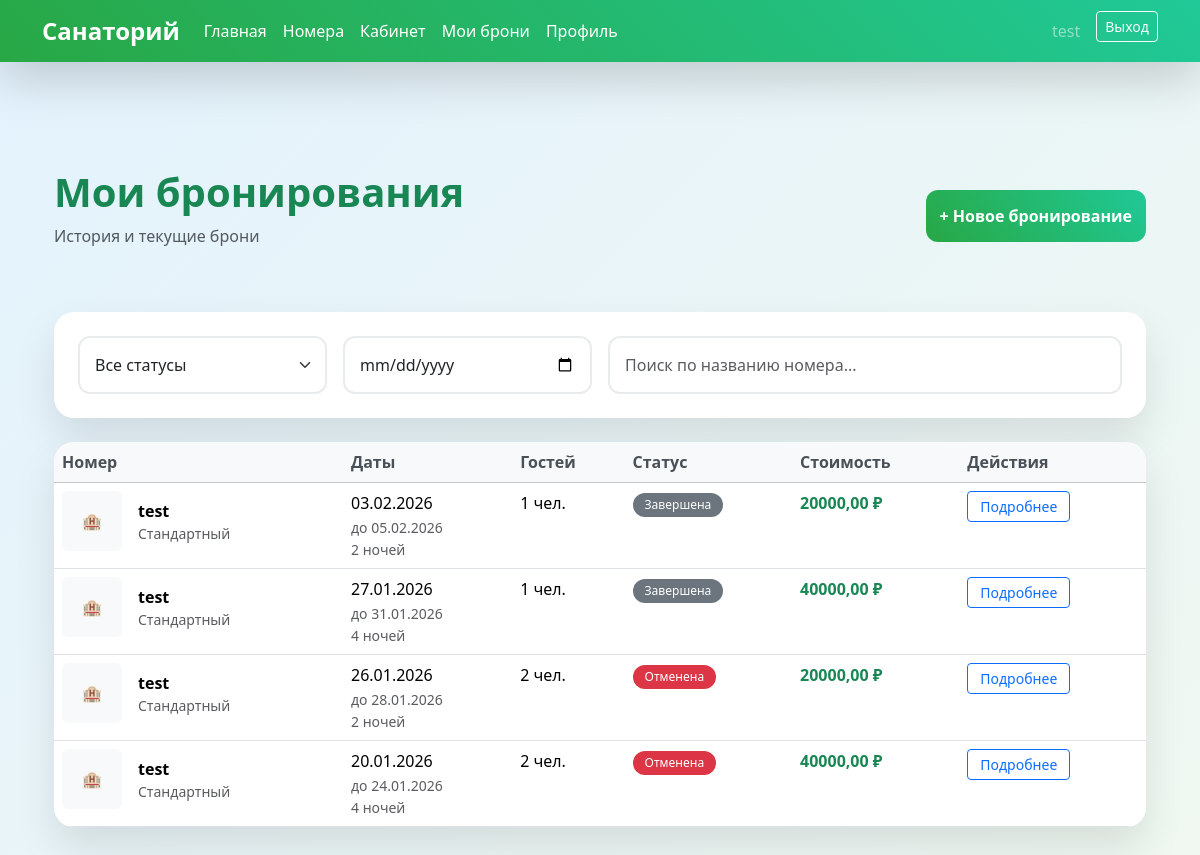
The app's page /accounts/booking/list/ (signed in) with its own data.
### accounts/models.py (models this page shows, shortened)
class Booking(models.Model):
    STATUS_CHOICES = [
        ('pending', 'Ожидает подтверждения'),
        ('confirmed', 'Подтверждена'),
        ('cancelled', 'Отменена'),
        ('completed', 'Завершена'),
    ]
    user = models.ForeignKey(User, on_delete=models.CASCADE, related_name='bookings')
    room = models.ForeignKey(Room, on_delete=models.CASCADE, related_name='bookings', null=True, blank=True)
    room_type = models.CharField(max_length=20, choices=Room.TYPE_CHOICES)  # Оставляем для обратной совместимости
    check_in = models.DateField('Дата заезда')
    check_out = models.DateField('Дата выезда')
    guests = models.IntegerField(
        default=1,
        validators=[MinValueValidator(1), MaxValueValidator(4)]
    )
    total_price = models.DecimalField(max_digits=10, decimal_places=2, null=True, blank=True)
    status = models.CharField(max_length=20, choices=STATUS_CHOICES, default='pending')
    created_at = models.DateTimeField(auto_now_add=True)
    notes = models.TextField(max_length=500, blank=True)
    class Meta:
        verbose_name = 'Бронирование'
        verbose_name_plural = 'Бронирования'
        ordering = ['-created_at']
    @property
    def days(self):
        return (self.check_out - self.check_in).days

class Room(models.Model):  # ПЕРЕМЕЩАЕМ Room ПЕРЕД Booking!
    TYPE_CHOICES = [
        ('standard', 'Стандартный'),
        ('comfort', 'Комфорт'),
        ('lux', 'Люкс'),
    ]
    type = models.CharField(max_length=20, choices=TYPE_CHOICES)
    name = models.CharField(max_length=100, unique=True)
    capacity = models.PositiveIntegerField(default=2)
    price_per_day = models.DecimalField(max_digits=8, decimal_places=2)
    description = models.TextField(max_length=500)
    image = models.ImageField(upload_to='rooms/', blank=True, null=True)
    is_active = models.BooleanField(default=True)
    class Meta:
        verbose_name = 'Номер'
        verbose_name_plural = 'Номера'
        ordering = ['type', 'name']

### accounts/views.py (the view)
# urls.py: path('booking/list/', UserBookingListView.as_view(), name='user_booking_list'),
@method_decorator(login_required, name='dispatch')
class UserBookingListView(NotStaffMixin, ListView):
    model = Booking
    template_name = 'booking_list.html'
    context_object_name = 'bookings'
    paginate_by = 10
    def get_queryset(self):
        return Booking.objects.filter(
            user=self.request.user
        ).select_related('room').order_by('-created_at')

### accounts/mixins.py (called while the page is built)
    def test_func(self):
        return not self.request.user.is_staff

### templates/booking_list.html (shortened to what this page needs)
{% extends 'base.html' %}
{% block content %}
<div class="container py-4">
    <div class="d-flex justify-content-between align-items-center mb-5">
        <div>
            <h1 class="fw-bold text-success mb-2">Мои бронирования</h1>
            <p class="text-muted">История и текущие брони</p>
        </div>
        <a href="{% url 'booking_create' %}" class="btn btn-custom text-white">
            + Новое бронирование
        </a>
    </div>
    <div class="form-card p-4 mb-4">
        <div class="row g-3">
            <div class="col-md-3">
                <select class="form-select form-input" id="statusFilter">
                    <option value="">Все статусы</option>
                </select>
            </div>
            <div class="col-md-3">
                <input type="date" class="form-control form-input" id="dateFilter" placeholder="Дата заезда">
            </div>
            <div class="col-md-6">
                <input type="text" class="form-control form-input" id="searchFilter" placeholder="Поиск по названию номера...">
            </div>
        </div>
    </div>
    {% if bookings %}
    <div class="form-card overflow-hidden">
        <div class="table-responsive">
            <table class="table table-hover mb-0" id="bookingsTable">
                <thead class="table-light">
                    <tr>
                        <th>Номер</th>
                        <th>Даты</th>
                        <th>Гостей</th>
                        <th>Статус</th>
                        <th>Стоимость</th>
                        <th>Действия</th>
                    </tr>
                </thead>
                <tbody>
                    {% for booking in bookings %}
                    <tr class="booking-row" data-status="{{ booking.status }}"
                        data-checkin="{{ booking.check_in|date:'Y-m-d' }}"
                        data-room="{{ booking.room.name|default:''|lower }}">
                        <td>
                            <div class="d-flex align-items-center">
                                {% if booking.room and booking.room.image %}
                                <img src="{{ booking.room.image.url }}"
                                     class="rounded me-3"
                                     style="width: 60px; height: 60px; object-fit: cover;">
                                {% else %}
                                <div class="bg-light rounded d-flex align-items-center justify-content-center me-3"
                                     style="width: 60px; height: 60px;">
                                    <span class="text-muted">🏨</span>
                                </div>
                                {% endif %}
                                <div>
                                    <strong>{{ booking.room.name|default:booking.get_room_type_display }}</strong>
                                    <small class="text-muted d-block">{{ booking.room.get_type_display|default:"" }}</small>
                                </div>
                            </div>
                        </td>
                        <td>
                            <div>{{ booking.check_in|date:"d.m.Y" }}</div>
                            <small class="text-muted">до {{ booking.check_out|date:"d.m.Y" }}</small>
                            <div class="small text-muted">{{ booking.days }} ночей</div>
                        </td>
                        <td>{{ booking.guests }} чел.</td>
                        <td>
                            {% if booking.status == 'confirmed' %}
                            <span class="badge bg-success">{{ booking.get_status_display }}</span>
                            {% elif booking.status == 'pending' %}
                            <span class="badge bg-warning">{{ booking.get_status_display }}</span>
                            {% elif booking.status == 'cancelled' %}
                            <span class="badge bg-danger">{{ booking.get_status_display }}</span>
                            {% else %}
                            <span class="badge bg-secondary">{{ booking.get_status_display }}</span>
                            {% endif %}
                        </td>
                        <td>
                            <strong class="text-success">{{ booking.total_price }} ₽</strong>
                        </td>
                        <td>
                            <div class="btn-group btn-group-sm">
                                <button type="button" class="btn btn-outline-primary"
                                        data-bs-toggle="modal" data-bs-target="#detailsModal{{ booking.id }}">
                                    Подробнее
                                </button>
                            </div>
                        </td>
                    </tr>
                    {% endfor %}
                </tbody>
            </table>
        </div>
    </div>
    {% endif %}
</div>
{% endblock %}

### templates/base.html (shortened to what this page needs)
<!DOCTYPE html>
<html lang="ru">
<head>
    <link href="https://cdn.jsdelivr.net/npm/bootstrap@5.3.3/dist/css/bootstrap.min.css" rel="stylesheet">
    <link rel="stylesheet" href="https://cdn.jsdelivr.net/npm/bootstrap-icons@1.10.0/font/bootstrap-icons.css">
</head>
<body class="py-5">
    <nav class="navbar navbar-expand-lg navbar-custom fixed-top shadow-lg">
        <div class="container">
            <a class="navbar-brand fw-bold text-white fs-4" href="{% url 'home' %}">Санаторий</a>
            <div class="collapse navbar-collapse" id="navbarMain">
<ul class="navbar-nav me-auto">
    <li class="nav-item">
        <a class="nav-link text-white {% if request.path == '/' %}active{% endif %}"
           href="{% url 'home' %}">Главная</a>
    </li>
    <li class="nav-item">
        <a class="nav-link text-white {% if 'rooms' in request.path %}active{% endif %}"
           href="{% url 'rooms' %}">Номера</a>
    </li>
    {% if user.is_authenticated %}
        {% if user.is_staff %}
            <li class="nav-item">
                <a class="nav-link text-white {% if 'admin' in request.path %}active{% endif %}"
                   href="{% url 'admin_dashboard' %}">Админ панель</a>
            </li>
            <li class="nav-item">
                <a class="nav-link text-white {% if 'admin/bookings' in request.path %}active{% endif %}"
                   href="{% url 'admin_booking_list' %}">Бронирования</a>
            </li>
        {% else %}
            <li class="nav-item">
                <a class="nav-link text-white {% if 'dashboard' in request.path %}active{% endif %}"
                   href="{% url 'user_dashboard' %}">Кабинет</a>
            </li>
            <li class="nav-item">
                <a class="nav-link text-white {% if 'booking' in request.path %}active{% endif %}"
                   href="{% url 'user_booking_list' %}">Мои брони</a>
            </li>
            <li class="nav-item">
                <a class="nav-link text-white {% if 'profile' in request.path %}active{% endif %}"
                   href="{% url 'profile' %}">Профиль</a>
            </li>
        {% endif %}
    {% endif %}
</ul>
                <div class="navbar-nav ms-auto">
                    {% if user.is_authenticated %}
                    <span class="navbar-text text-white-50 me-3">{{ user.username }}</span>
                    <form method="post" action="{% url 'logout' %}" class="d-inline">
                        <button class="btn btn-outline-light btn-sm">Выход</button>
                    </form>
                    {% else %}
                    <a href="{% url 'login' %}" class="btn btn-outline-light btn-sm me-2">Вход</a>
                    <a href="{% url 'signup' %}" class="btn btn-light btn-sm">Регистрация</a>
                    {% endif %}
                </div>
            </div>
        </div>
    </nav>
    <main class="container py-5 mt-5">
        {% block content %}{% endblock %}
    </main>
</body>
</html>

### templates/base.html (style rules this page uses)
body { background: linear-gradient(135deg, #e3f2fd 0%, #f0f8f0 100%); min-height: 100vh; font-family: 'Segoe UI', Tahoma, sans-serif; }
.form-card { background: white; border-radius: 20px; box-shadow: 0 20px 40px rgba(0,0,0,0.1); border: none; margin: auto; }
.form-input { border: 2px solid #e9ecef; border-radius: 12px; padding: 15px; transition: all 0.3s; font-size: 16px; }
.btn-custom { background: linear-gradient(45deg, #28a745, #20c997); border: none; border-radius: 12px; padding: 14px; font-weight: 600; transition: all 0.3s; }
.navbar-custom { background: linear-gradient(45deg, #28a745, #20c997) !important; }

### templates/booking_list.html (style rules this page uses)
.table th { border-top: none; font-weight: 600; color: #495057; background-color: #f8f9fa; }
.badge { padding: 6px 12px; border-radius: 20px; font-weight: 500; }
.btn-group-sm .btn { padding: 4px 12px; font-size: 14px; }

### records on screen
Booking: room.name "test", room.type "Стандартный", check_in "27.01.2026", check_out "31.01.2026", days "4", guests "1", status "Завершена", total_price "40000,00"
Booking: room.name "test", room.type "Стандартный", check_in "03.02.2026", check_out "05.02.2026", days "2", guests "1", status "Завершена", total_price "20000,00"
Booking: room.name "test", room.type "Стандартный", check_in "26.01.2026", check_out "28.01.2026", days "2", guests "2", status "Отменена", total_price "20000,00"
Booking: room.name "test", room.type "Стандартный", check_in "20.01.2026", check_out "24.01.2026", days "4", guests "2", status "Отменена", total_price "40000,00"

### other values on screen
{{ user.username }} "test"
